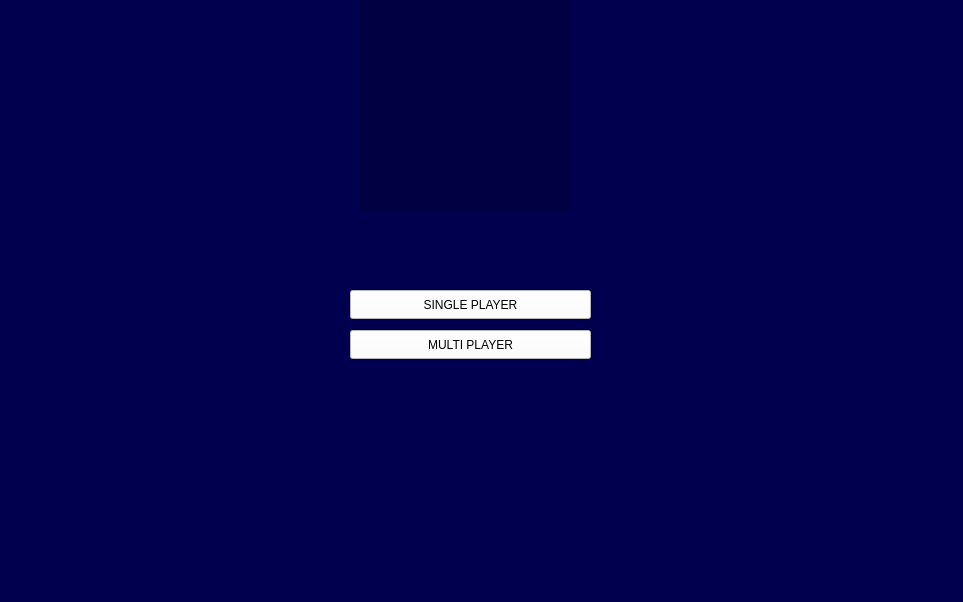
<?xml version="1.0" encoding="UTF-8"?>
<ui version="4.0">
 <class>GameModeWindow</class>
 <widget class="QWidget" name="GameModeWindow">
  <property name="geometry">
   <rect>
    <x>0</x>
    <y>0</y>
    <width>963</width>
    <height>602</height>
   </rect>
  </property>
  <property name="windowTitle">
   <string>Form</string>
  </property>
  <property name="styleSheet">
   <string notr="true">background-color: rgb(0, 0, 79);</string>
  </property>
  <widget class="QLabel" name="label">
   <property name="geometry">
    <rect>
     <x>360</x>
     <y>0</y>
     <width>211</width>
     <height>211</height>
    </rect>
   </property>
   <property name="styleSheet">
    <string notr="true">background-color: rgb(0, 0, 66);</string>
   </property>
   <property name="text">
    <string/>
   </property>
  </widget>
  <widget class="QPushButton" name="singlePlayerButton">
   <property name="geometry">
    <rect>
     <x>350</x>
     <y>290</y>
     <width>241</width>
     <height>29</height>
    </rect>
   </property>
   <property name="styleSheet">
    <string notr="true">color: rgb(0, 0, 0);
background-color: rgb(255, 255, 255);</string>
   </property>
   <property name="text">
    <string>SINGLE PLAYER</string>
   </property>
  </widget>
  <widget class="QPushButton" name="multiPlayerButton">
   <property name="geometry">
    <rect>
     <x>350</x>
     <y>330</y>
     <width>241</width>
     <height>29</height>
    </rect>
   </property>
   <property name="styleSheet">
    <string notr="true">color: rgb(0, 0, 0);
background-color: rgb(255, 255, 255);</string>
   </property>
   <property name="text">
    <string>MULTI PLAYER</string>
   </property>
  </widget>
 </widget>
 <resources/>
 <connections/>
</ui>
